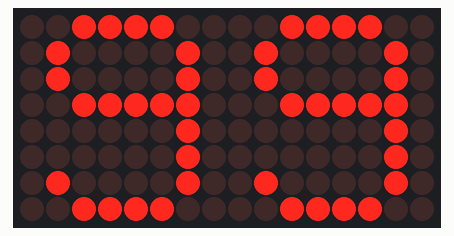
This sketch was run on a simulated Arduino Uno, built with avr-gcc and run on an emulated ATmega328P. Shown: 16×8 LED matrix.

Above: at 0.1 s.
At 1.1 s:
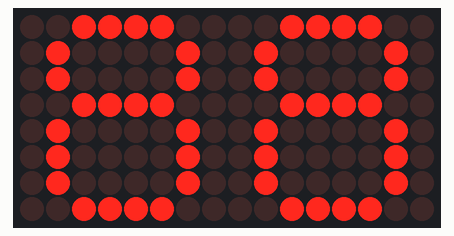
At 2.1 s:
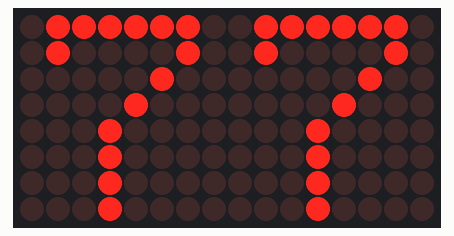
At 4.1 s:
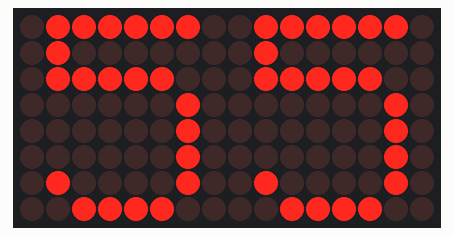
At 6.1 s:
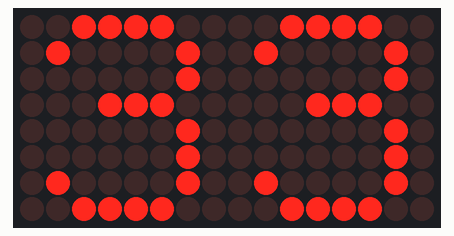
At 9.1 s:
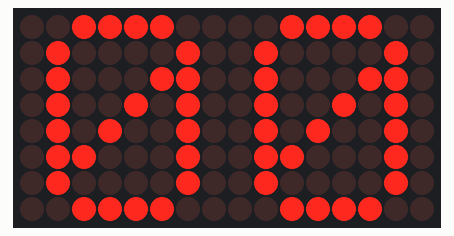

Measured:
- by itself, everything shown: repeats every 10.0 s, in 10 steps
- what the display in image 1 shows lasts 1.0 s, from 1.0 s to 2.0 s

The sketch:

MAX7219_Display_CountDown.ino
```cpp
#include <LedControl.h>

// Define the number of devices
#define NUM_DEVICES 2

// Pins for the MAX7219 module
#define DATA_IN 11
#define CLK 13
#define CS 10

// Create a LedControl instance
LedControl lc = LedControl(DATA_IN, CLK, CS, NUM_DEVICES);

// Digit patterns for numbers 0-9
byte numbers[10][8] = {
  {B00111100, B01000010, B01000110, B01001010, B01010010, B01100010, B01000010, B00111100}, // 0
  {B00001000, B00011000, B00101000, B00001000, B00001000, B00001000, B00001000, B01111110}, // 1
  {B00111100, B01000010, B01000010, B00000100, B00001000, B00010000, B00100010, B01111110}, // 2
  {B00111100, B01000010, B00000010, B00011100, B00000010, B00000010, B01000010, B00111100}, // 3
  {B00000100, B00001100, B00010100, B00100100, B01000100, B01111110, B00000100, B00000100}, // 4
  {B01111110, B01000000, B01111100, B00000010, B00000010, B00000010, B01000010, B00111100}, // 5
  {B00111100, B01000010, B01000000, B01111100, B01000010, B01000010, B01000010, B00111100}, // 6
  {B01111110, B01000010, B00000100, B00001000, B00010000, B00010000, B00010000, B00010000}, // 7
  {B00111100, B01000010, B01000010, B00111100, B01000010, B01000010, B01000010, B00111100}, // 8
  {B00111100, B01000010, B01000010, B00111110, B00000010, B00000010, B01000010, B00111100}  // 9
};

void setup() {
  // Initialize the MAX7219 devices
  for (int i = 0; i < NUM_DEVICES; i++) {
    lc.shutdown(i, false);       // Wake up the MAX7219
    lc.setIntensity(i, 8);       // Set brightness level (0 is min, 15 is max)
    lc.clearDisplay(i);          // Clear display register
  }
}

void displayNumber(int num, int device) {
  if (num < 0 || num > 9) return;
  for (int i = 0; i < 8; i++) {
    lc.setRow(device, i, numbers[num][i]);
  }
}

void loop() {
  for (int i = 9; i >= 0; i--) {
    // Display the number on both devices
    displayNumber(i, 0); // Display on the first device
    displayNumber(i, 1); // Display on the second device
    delay(1000); // Wait for 1 second
  }
}
```
